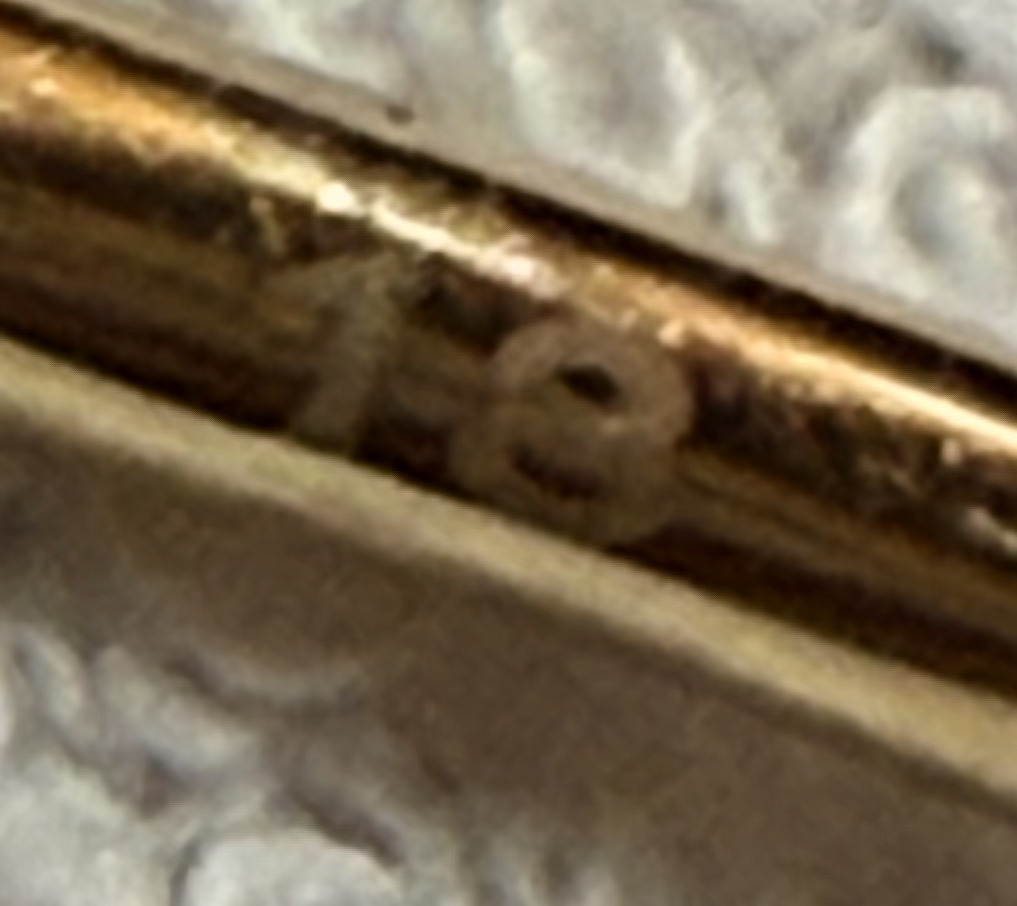
#> input picture app/src/main/assets/references/IMG_1796.jpg, 1017 x 906 px; its folder holds only this picture in this run
$ python precompute_references.py
#> lines starting #> are read from the running program, lines starting #| are printed output that depends on the picture; after the words box and inside, x2 and y2 are one past the last pixel; in counts of white or black regions, pixels touching at a corner belong together
#!/usr/bin/env python3
"""
Compute LBP histograms and ORB descriptors for image references.
Writes per-image JSON files in the assets/references folder matching
the schema consumed by ReferenceManager (name, lbp_hist, orb_desc).

Run from project root (where this script lives):
  .venv\Scripts\python tools/precompute_references.py

The script requires OpenCV and NumPy.
"""
import os
import json
import cv2
import numpy as np

ROOT = os.path.dirname(os.path.dirname(os.path.abspath(__file__)))
REF_DIR = os.path.join(ROOT, 'app', 'src', 'main', 'assets', 'references')

def compute_lbp_hist(gray):
    # basic 8-neighbor LBP (0-255) histogram, ignore 1px border
    h, w = gray.shape
    if h < 3 or w < 3:
        return [0.0]*256
    lbp = np.zeros((h-2, w-2), dtype=np.uint8)
    neighbors = [(-1,-1), ( -1,0), (-1,1), (0,1), (1,1), (1,0), (1,-1), (0,-1)]
    center = gray[1:h-1, 1:w-1]
    for i, (dy, dx) in enumerate(neighbors):
        n = gray[1+dy:h-1+dy, 1+dx:w-1+dx]
        lbp |= ((n >= center) << (7-i)).astype(np.uint8)
    hist, _ = np.histogram(lbp.ravel(), bins=256, range=(0,255))
    hist = hist.astype(float)
    s = hist.sum()
    if s > 0:
        hist /= s
    return hist.tolist()

def compute_orb_descriptors(gray, max_features=500):
    orb = cv2.ORB_create(nfeatures=max_features)
    kps, desc = orb.detectAndCompute(gray, None)
    if desc is None:
        return []
    # desc is uint8 array (N x 32). Convert to nested list of ints.
    return desc.astype(int).tolist()

def main():
    if not os.path.isdir(REF_DIR):
        print('Reference folder not found:', REF_DIR)
        return

    files = sorted(os.listdir(REF_DIR))
    images = [f for f in files if f.lower().endswith(('.jpg', '.jpeg', '.png', '.bmp', '.webp'))]
    if not images:
        print('No reference images found in', REF_DIR)
        return

    for img in images:
        base = os.path.splitext(img)[0]
        img_path = os.path.join(REF_DIR, img)
        out_json = os.path.join(REF_DIR, f"{base}.json")
        try:
            bgr = cv2.imdecode(np.fromfile(img_path, dtype=np.uint8), cv2.IMREAD_COLOR)
#> bgr is the input picture: shape (906, 1017, 3); mean B, G, R 79.3, 102.7, 118.5
            if bgr is None:
                print('Failed to read', img_path)
                continue
            gray = cv2.cvtColor(bgr, cv2.COLOR_BGR2GRAY)
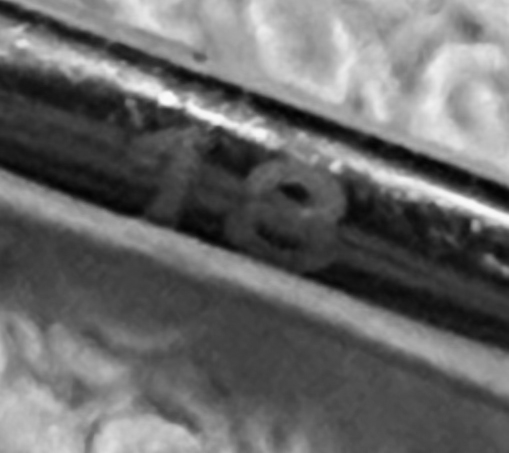
#> gray: shape (906, 1017) (shown at 1/2 size); min 3, max 250, mean 104.7

            lbp_hist = compute_lbp_hist(gray)
#> the loop in compute_lbp_hist, `for i, (dy, dx) in enumerate(neighbors):` made 8 passes
#> pass 1, in compute_lbp_hist, `lbp |= ((n >= center) << (7-i)).astype(np.uint8)`:
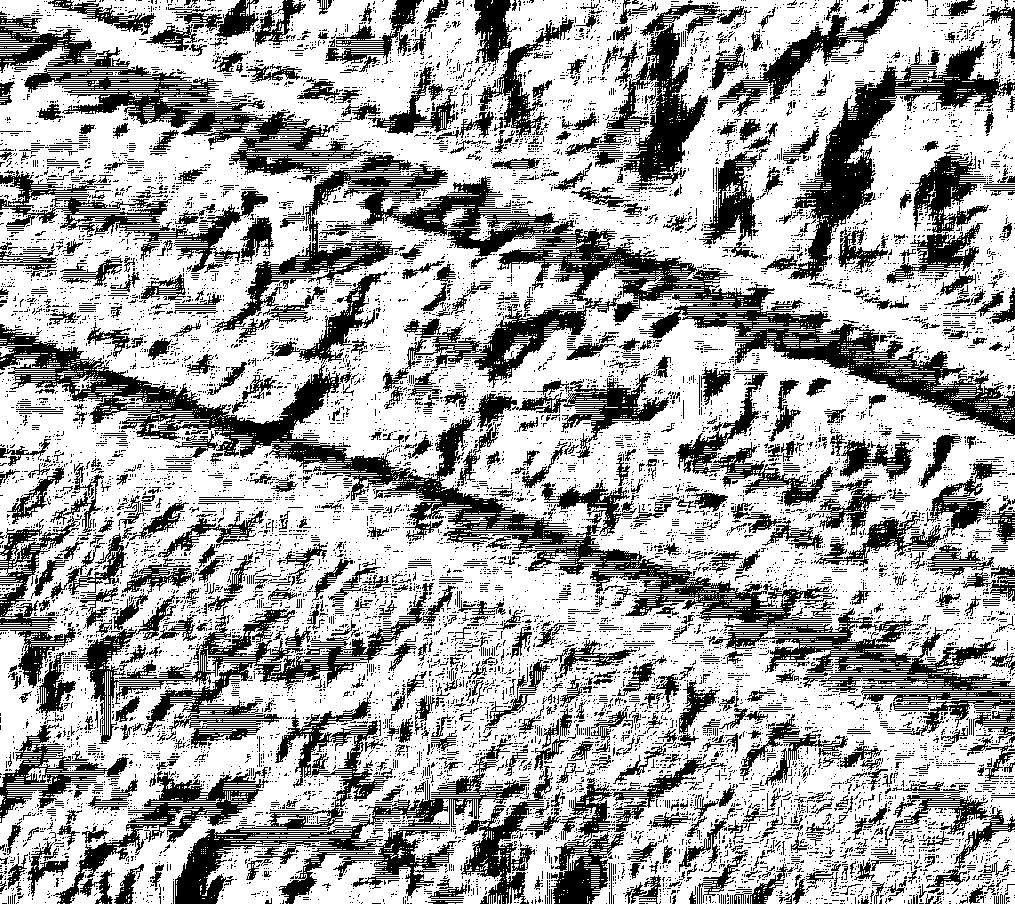
#> lbp: shape (904, 1015); values 0 (black) and 128 (white), 66% white; 12872 black regions (12073 under 20 px), largest, box (x1, y1, x2, y2) and area: (0, 271, 1015, 736) 38424, (213, 154, 1015, 436) 34620, (175, 691, 527, 904) 14217
#> pass 2, in compute_lbp_hist, `lbp |= ((n >= center) << (7-i)).astype(np.uint8)`:
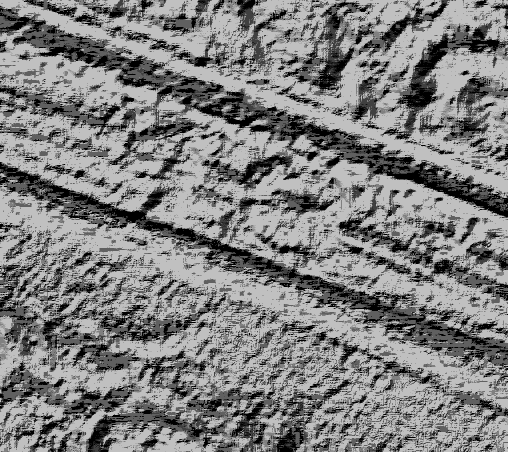
#> lbp: shape (904, 1015) (shown at 1/2 size); min 0, max 192, mean 128
#> after the loop in compute_lbp_hist, `for i, (dy, dx) in enumerate(neighbors):`:
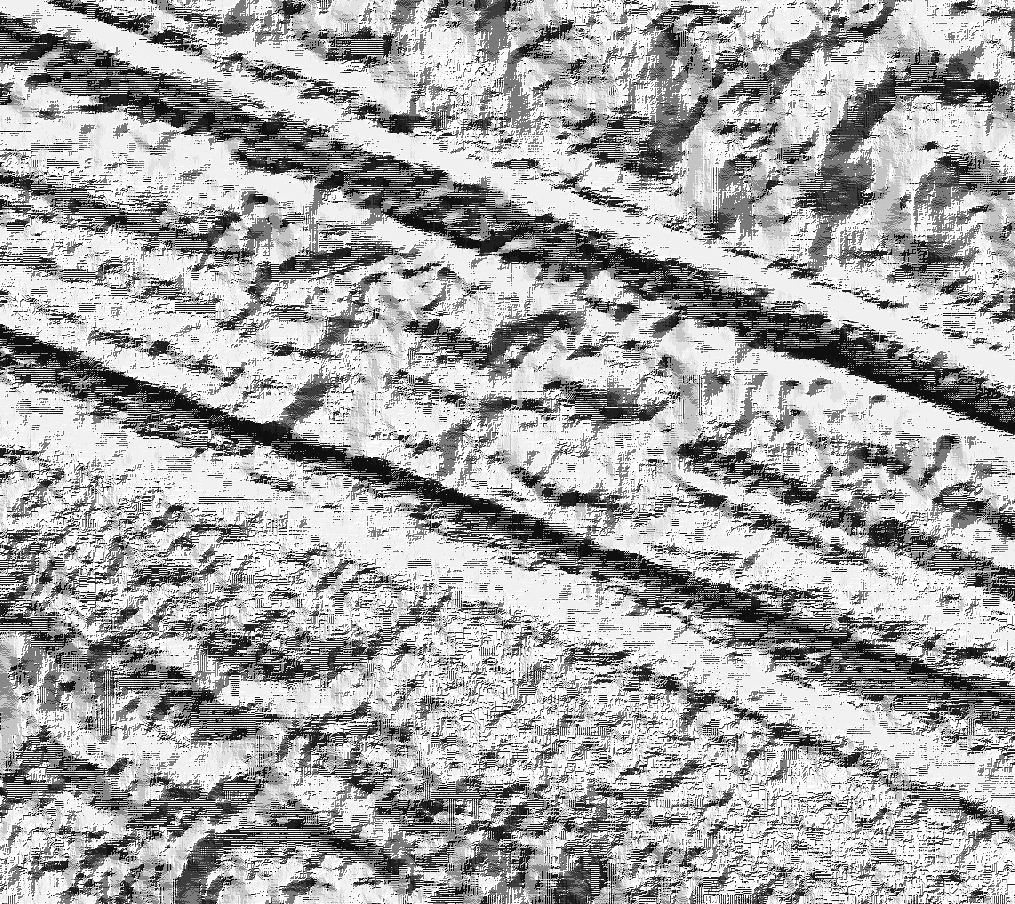
#> lbp: shape (904, 1015); min 0, max 255, mean 168.8
#> in compute_lbp_hist, `hist, _ = np.histogram(lbp.ravel(), bins=256, range=(0,255))`: hist = 256 values, max 133516 at index 255, min 0 at index 34, mean 3584.2
#> in compute_lbp_hist, `s = hist.sum()`: s = 917560
#> in compute_lbp_hist, `hist /= s`: hist = 256 values, max 0.146 at index 255, min 0 at index 34, mean 0.00391
#> lbp_hist has the same summary as hist in compute_lbp_hist
            orb_desc = compute_orb_descriptors(gray)
#> in compute_orb_descriptors, `kps, desc = orb.detectAndCompute(gray, None)`: kps = 124 keypoints; strongest (x, y, size): (326, 208, 111.1), (319, 211, 111.1), (365, 215, 111.1), (320, 203, 92.6)
#> orb_desc = 124 items

            payload = {
                'name': base,
                'lbp_hist': lbp_hist,
                'orb_desc': orb_desc
            }

            with open(out_json, 'w', encoding='utf-8') as f:
                json.dump(payload, f, indent=2)

            print('Wrote', out_json, 'LBP bins =', len(lbp_hist), 'ORB rows =', len(orb_desc))
#| Wrote app/src/main/assets/references/IMG_1796.json LBP bins = 256 ORB rows = 124
        except Exception as e:
            print('Error processing', img, e)

if __name__ == '__main__':
    main()

$ run again, on app/src/main/assets/references/IMG_1800.jpg
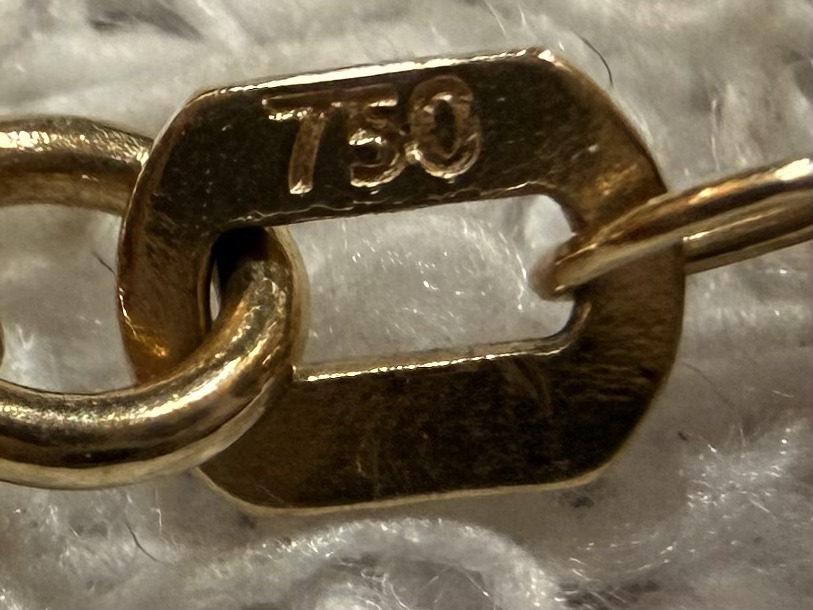
#> input picture app/src/main/assets/references/IMG_1800.jpg, 813 x 610 px
#> in main, bgr is the input picture: shape (610, 813, 3); mean B, G, R 79.1, 100.4, 112.5
#> the loop in compute_lbp_hist, `for i, (dy, dx) in enumerate(neighbors):` made 8 passes
#> pass 1, in compute_lbp_hist, `lbp |= ((n >= center) << (7-i)).astype(np.uint8)`:
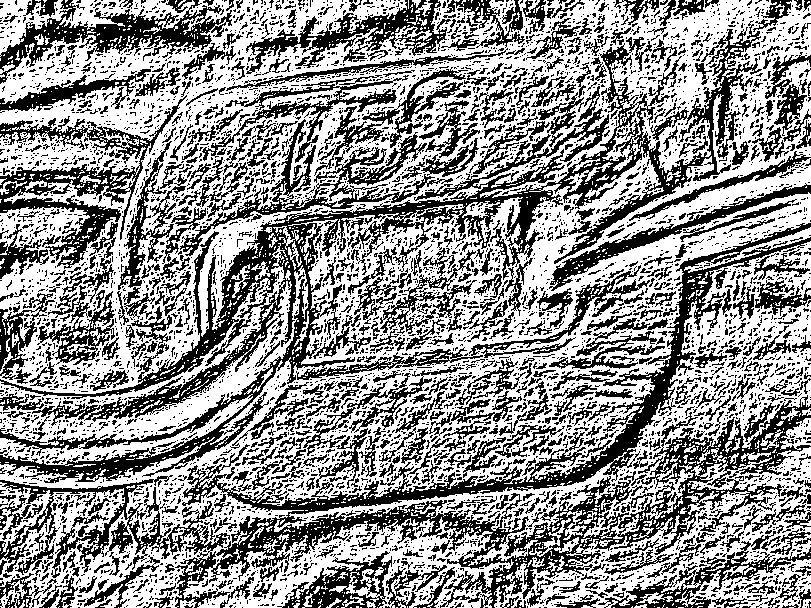
#> lbp: shape (608, 811); values 0 (black) and 128 (white), 57.1% white; 5342 black regions (4625 under 20 px), largest, box (x1, y1, x2, y2) and area: (0, 223, 811, 608) 39702, (0, 20, 762, 483) 39376, (0, 95, 187, 269) 6813
#> after the loop in compute_lbp_hist, `for i, (dy, dx) in enumerate(neighbors):`:
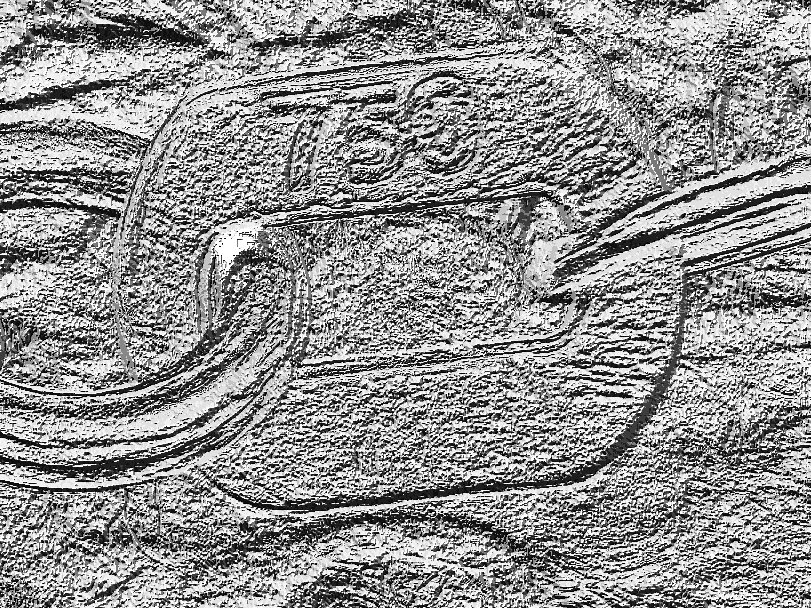
#> lbp: shape (608, 811); min 0, max 255, mean 145.7
#> in compute_lbp_hist, `hist, _ = np.histogram(lbp.ravel(), bins=256, range=(0,255))`: hist = 256 values, max 32244 at index 255, min 5 at index 170, mean 1926.1
#> s = 493088
#> in compute_lbp_hist, `hist /= s`: hist = 256 values, max 0.0654 at index 255, min 1.01e-05 at index 170, mean 0.00391
#> lbp_hist has the same summary as hist in compute_lbp_hist
#> kps = 500 keypoints; strongest (x, y, size): (270, 117, 31), (352, 143, 31), (275, 116, 31), (355, 143, 31)
#> orb_desc = 500 items
#| Wrote app/src/main/assets/references/IMG_1800.json LBP bins = 256 ORB rows = 500

$ run again, on app/src/main/assets/references/IMG_1801.jpg
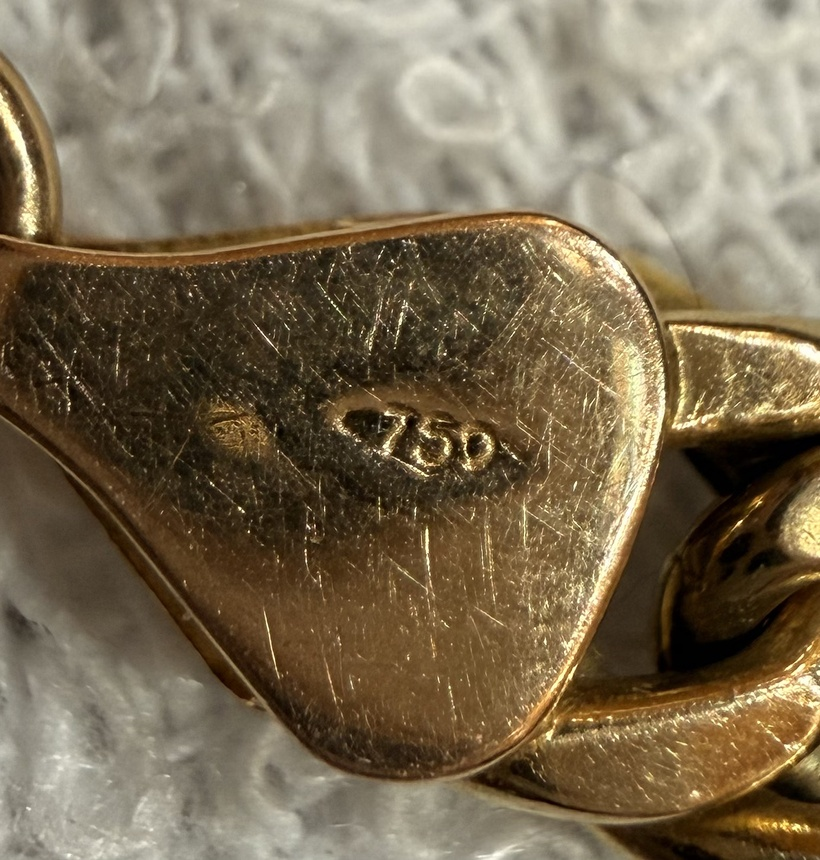
#> input picture app/src/main/assets/references/IMG_1801.jpg, 820 x 860 px, shrunk from 1384 x 1452 before the run
#> in main, bgr is the input picture: shape (860, 820, 3); mean B, G, R 82.7, 107.5, 121.9
#> the loop in compute_lbp_hist, `for i, (dy, dx) in enumerate(neighbors):` made 8 passes
#> pass 1, in compute_lbp_hist, `lbp |= ((n >= center) << (7-i)).astype(np.uint8)`:
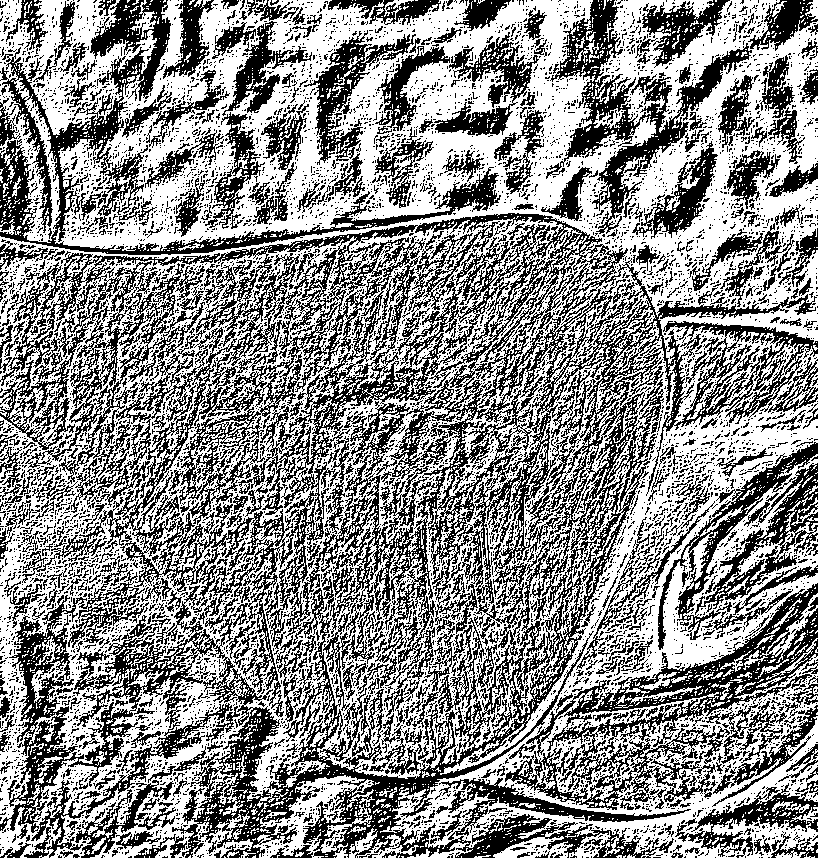
#> lbp: shape (858, 818); values 0 (black) and 128 (white), 54.9% white; black in thin lines or dots
#> after the loop in compute_lbp_hist, `for i, (dy, dx) in enumerate(neighbors):`:
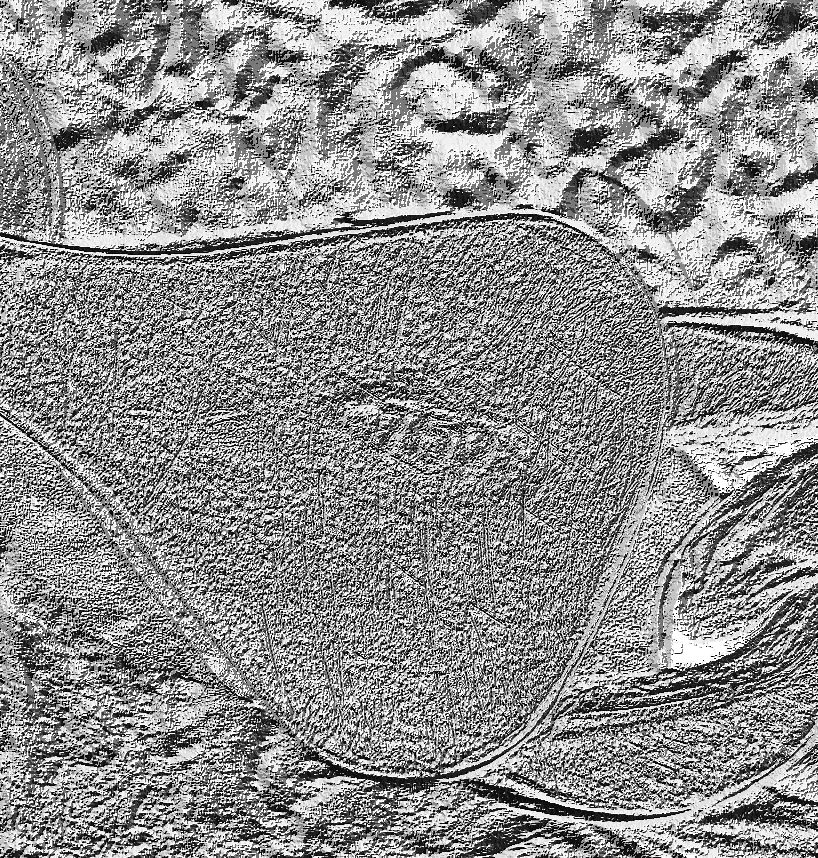
#> lbp: shape (858, 818); min 0, max 255, mean 142.5
#> in compute_lbp_hist, `hist, _ = np.histogram(lbp.ravel(), bins=256, range=(0,255))`: hist = 256 values, max 49134 at index 255, min 22 at index 85, mean 2741.6
#> s = 701844
#> in compute_lbp_hist, `hist /= s`: hist = 256 values, max 0.07 at index 255, min 3.13e-05 at index 85, mean 0.00391
#> lbp_hist has the same summary as hist in compute_lbp_hist
#> kps = 500 keypoints; strongest (x, y, size): (332, 302, 31), (334, 305, 31), (69, 404, 31), (239, 507, 31)
#> orb_desc = 500 items
#| Wrote app/src/main/assets/references/IMG_1801.json LBP bins = 256 ORB rows = 500
